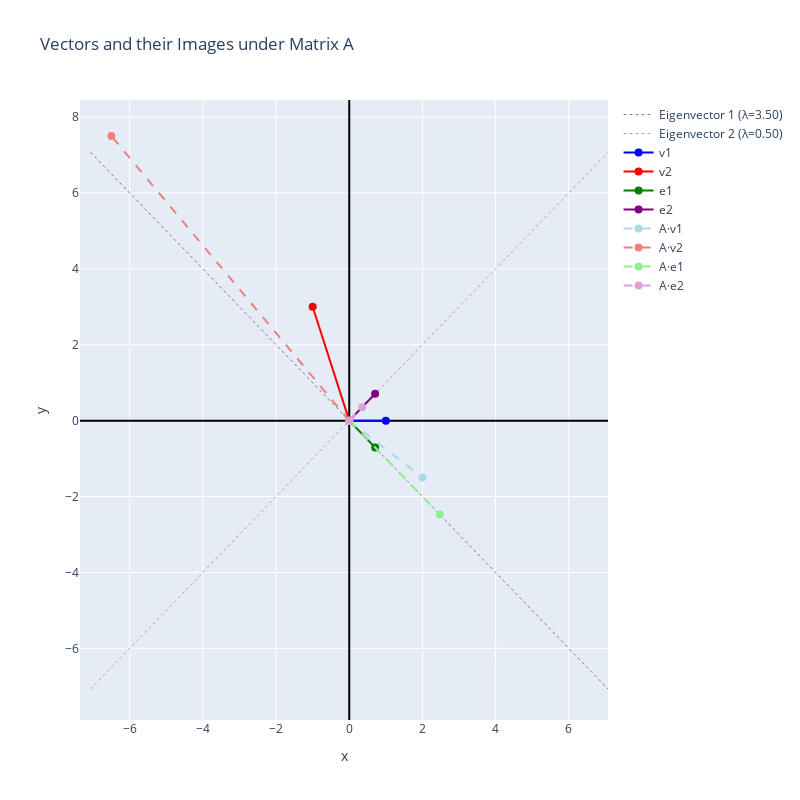

Notebook code cell kept with this figure:
### Markdown cell above
First of all, let's recall what it does. In its heart this is a data compression technique. Let's start with a simple example that you may recall from linear algebra.

A square matrix represents a linear transformation within a vector space. For example, let's how the following matrix maps one vector to another in the plane. Note that this matrix is quite special (symmetric):

$$
A = \begin{pmatrix}
2 & -1.5 \\
-1.5 & 2
\end{pmatrix}
$$

### Code cell
import numpy as np
import plotly.graph_objects as go

# Define the matrix A
A = np.array([[2, -1.5], [-1.5, 2]])

# Define the vectors
v1 = np.array([1, 0])
v2 = np.array([-1, 3])

# Compute images under A
Av1 = A @ v1
Av2 = A @ v2

# Compute eigenvectors of A
eigenvalues, eigenvectors = np.linalg.eig(A)
e1 = eigenvectors[:, 0]
e2 = eigenvectors[:, 1]

# Create the plot
fig = go.Figure()

# Add eigenvector lines extending across the plot
scale = 10  # Extend lines
fig.add_trace(go.Scatter(
    x=[-scale * e1[0], scale * e1[0]],
    y=[-scale * e1[1], scale * e1[1]],
    mode='lines',
    name=f'Eigenvector 1 (λ={eigenvalues[0]:.2f})',
    line=dict(color='gray', width=1, dash='dot'),
    showlegend=True
))

fig.add_trace(go.Scatter(
    x=[-scale * e2[0], scale * e2[0]],
    y=[-scale * e2[1], scale * e2[1]],
    mode='lines',
    name=fr'Eigenvector 2 (λ={eigenvalues[1]:.2f})',
    line=dict(color='darkgray', width=1, dash='dot'),
    showlegend=True
))


# Add original vectors (no labels)
fig.add_trace(go.Scatter(
    x=[0, v1[0]], y=[0, v1[1]],
    mode='lines+markers',
    name='v1',
    line=dict(color='blue', width=2),
    marker=dict(size=8)
))

fig.add_trace(go.Scatter(
    x=[0, v2[0]], y=[0, v2[1]],
    mode='lines+markers',
    name='v2',
    line=dict(color='red', width=2),
    marker=dict(size=8)
))

# Add eigenvectors (no labels)
fig.add_trace(go.Scatter(
    x=[0, e1[0]], y=[0, e1[1]],
    mode='lines+markers',
    name='e1',
    line=dict(color='green', width=2),
    marker=dict(size=8)
))

fig.add_trace(go.Scatter(
    x=[0, e2[0]], y=[0, e2[1]],
    mode='lines+markers',
    name='e2',
    line=dict(color='purple', width=2),
    marker=dict(size=8)
))

# Add transformed vectors (no labels)
fig.add_trace(go.Scatter(
    x=[0, Av1[0]], y=[0, Av1[1]],
    mode='lines+markers',
    name='A·v1',
    line=dict(color='lightblue', width=2, dash='dash'),
    marker=dict(size=8)
))

fig.add_trace(go.Scatter(
    x=[0, Av2[0]], y=[0, Av2[1]],
    mode='lines+markers',
    name='A·v2',
    line=dict(color='lightcoral', width=2, dash='dash'),
    marker=dict(size=8)
))

# Add transformed eigenvectors (no labels)
Ae1 = A @ e1
Ae2 = A @ e2

fig.add_trace(go.Scatter(
    x=[0, Ae1[0]], y=[0, Ae1[1]],
    mode='lines+markers',
    name='A·e1',
    line=dict(color='lightgreen', width=2, dash='dash'),
    marker=dict(size=8)
))

fig.add_trace(go.Scatter(
    x=[0, Ae2[0]], y=[0, Ae2[1]],
    mode='lines+markers',
    name='A·e2',
    line=dict(color='plum', width=2, dash='dash'),
    marker=dict(size=8)
))

# Update layout
fig.update_layout(
    title='Vectors and their Images under Matrix A',
    xaxis_title='x',
    yaxis_title='y',
    xaxis=dict(zeroline=True, zerolinewidth=2, zerolinecolor='black'),
    yaxis=dict(zeroline=True, zerolinewidth=2, zerolinecolor='black'),
    showlegend=True,
    width=800,
    height=800
)

fig.show()

### Figure 1 — Plotly figure (JSON) as saved in the notebook; plotly's stock layout.template omitted (floating-point values rounded to 4 significant figures)
{"data": [{"line": {"color": "gray", "dash": "dot", "width": 1}, "mode": "lines", "name": "Eigenvector 1 (λ=3.50)", "showlegend": true, "type": "scatter", "x": [-7.071, 7.071], "y": [7.071, -7.071]}, {"line": {"color": "darkgray", "dash": "dot", "width": 1}, "mode": "lines", "name": "Eigenvector 2 (λ=0.50)", "showlegend": true, "type": "scatter", "x": [-7.071, 7.071], "y": [-7.071, 7.071]}, {"line": {"color": "blue", "width": 2}, "marker": {"size": 8}, "mode": "lines+markers", "name": "v1", "type": "scatter", "x": [0, 1], "y": [0, 0]}, {"line": {"color": "red", "width": 2}, "marker": {"size": 8}, "mode": "lines+markers", "name": "v2", "type": "scatter", "x": [0, -1], "y": [0, 3]}, {"line": {"color": "green", "width": 2}, "marker": {"size": 8}, "mode": "lines+markers", "name": "e1", "type": "scatter", "x": [0, 0.7071], "y": [0, -0.7071]}, {"line": {"color": "purple", "width": 2}, "marker": {"size": 8}, "mode": "lines+markers", "name": "e2", "type": "scatter", "x": [0, 0.7071], "y": [0, 0.7071]}, {"line": {"color": "lightblue", "dash": "dash", "width": 2}, "marker": {"size": 8}, "mode": "lines+markers", "name": "A·v1", "type": "scatter", "x": [0, 2], "y": [0, -1.5]}, {"line": {"color": "lightcoral", "dash": "dash", "width": 2}, "marker": {"size": 8}, "mode": "lines+markers", "name": "A·v2", "type": "scatter", "x": [0, -6.5], "y": [0, 7.5]}, {"line": {"color": "lightgreen", "dash": "dash", "width": 2}, "marker": {"size": 8}, "mode": "lines+markers", "name": "A·e1", "type": "scatter", "x": [0, 2.475], "y": [0, -2.475]}, {"line": {"color": "plum", "dash": "dash", "width": 2}, "marker": {"size": 8}, "mode": "lines+markers", "name": "A·e2", "type": "scatter", "x": [0, 0.3536], "y": [0, 0.3536]}], "layout": {"height": 800, "showlegend": true, "title": {"text": "Vectors and their Images under Matrix A"}, "width": 800, "xaxis": {"title": {"text": "x"}, "zeroline": true, "zerolinecolor": "black", "zerolinewidth": 2}, "yaxis": {"title": {"text": "y"}, "zeroline": true, "zerolinecolor": "black", "zerolinewidth": 2}}}
